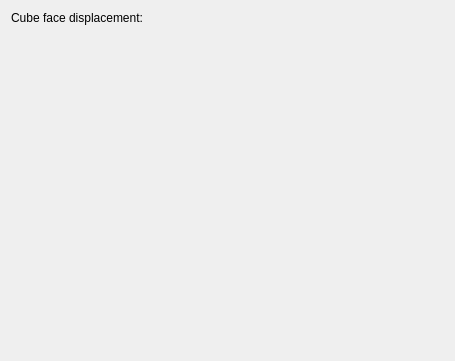
<?xml version="1.0" encoding="UTF-8"?>
<!--
    SPDX-FileCopyrightText: 2022 Vlad Zahorodnii <vlad.zahorodnii@kde.org>

    SPDX-License-Identifier: GPL-2.0-only OR GPL-3.0-only OR LicenseRef-KDE-Accepted-GPL
-->
<ui version="4.0">
 <class>CubeEffectConfig</class>
 <widget class="QWidget" name="CubeEffectConfig">
  <property name="geometry">
   <rect>
    <x>0</x>
    <y>0</y>
    <width>455</width>
    <height>361</height>
   </rect>
  </property>
  <property name="minimumSize">
   <size>
    <width>400</width>
    <height>250</height>
   </size>
  </property>
  <layout class="QFormLayout" name="formLayout">
   <item row="0" column="0">
    <widget class="QLabel" name="label_2">
     <property name="text">
      <string>Cube face displacement:</string>
     </property>
    </widget>
   </item>
  </layout>
 </widget>
 <customwidgets>
 </customwidgets>
 <resources/>
 <connections>
 </connections>
</ui>
